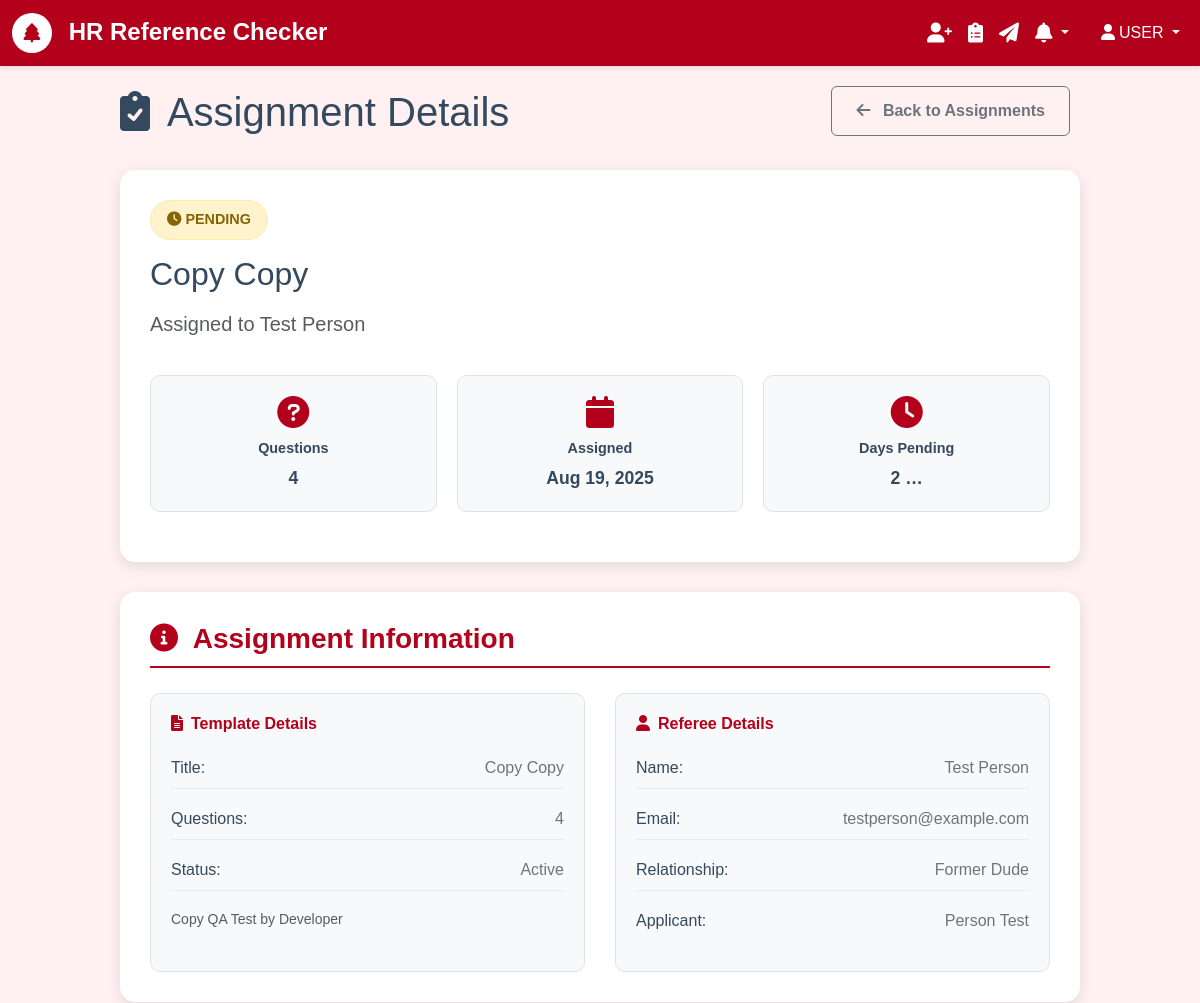
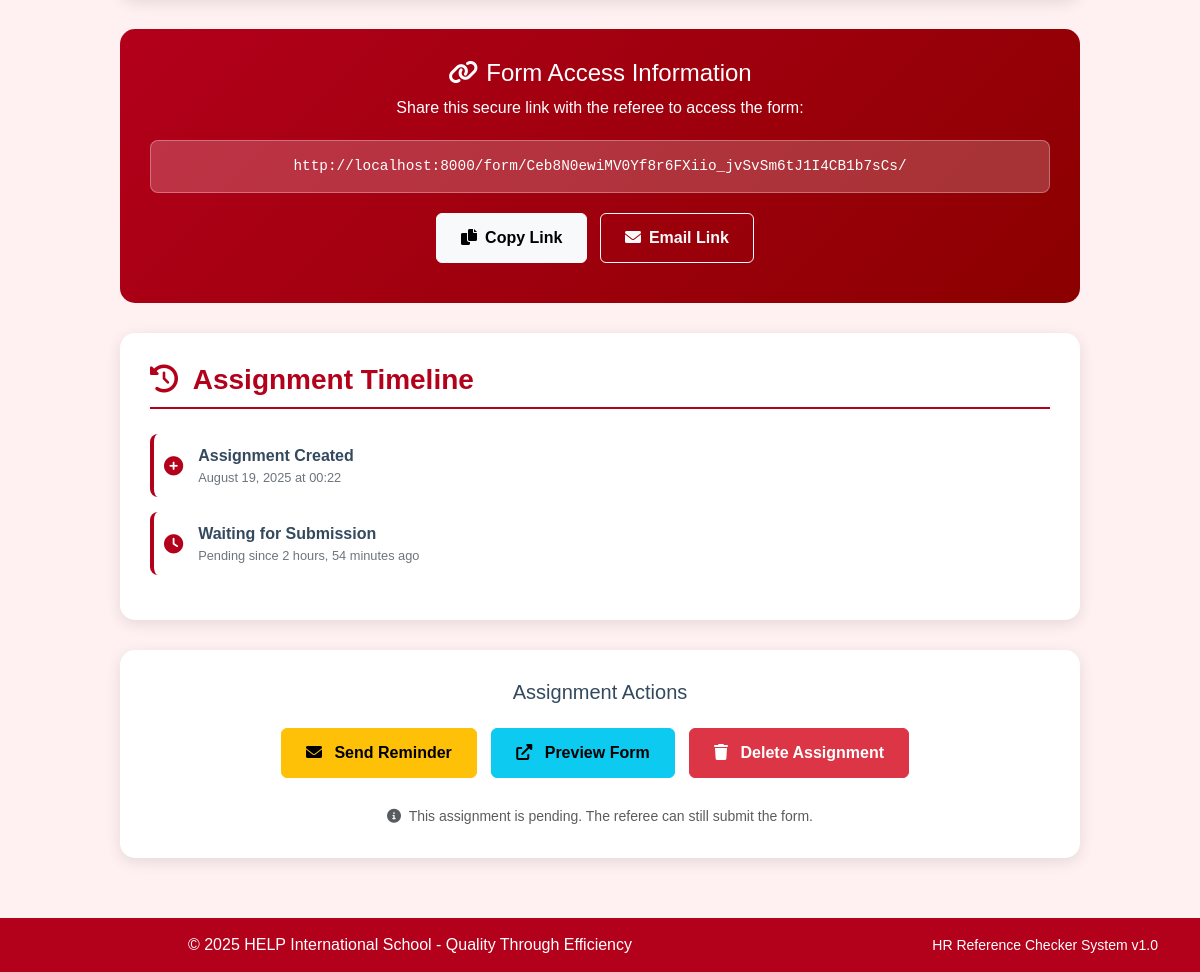
The page /forms/14/ (signed in) on the database as committed earlier (2 pictures, top to bottom).
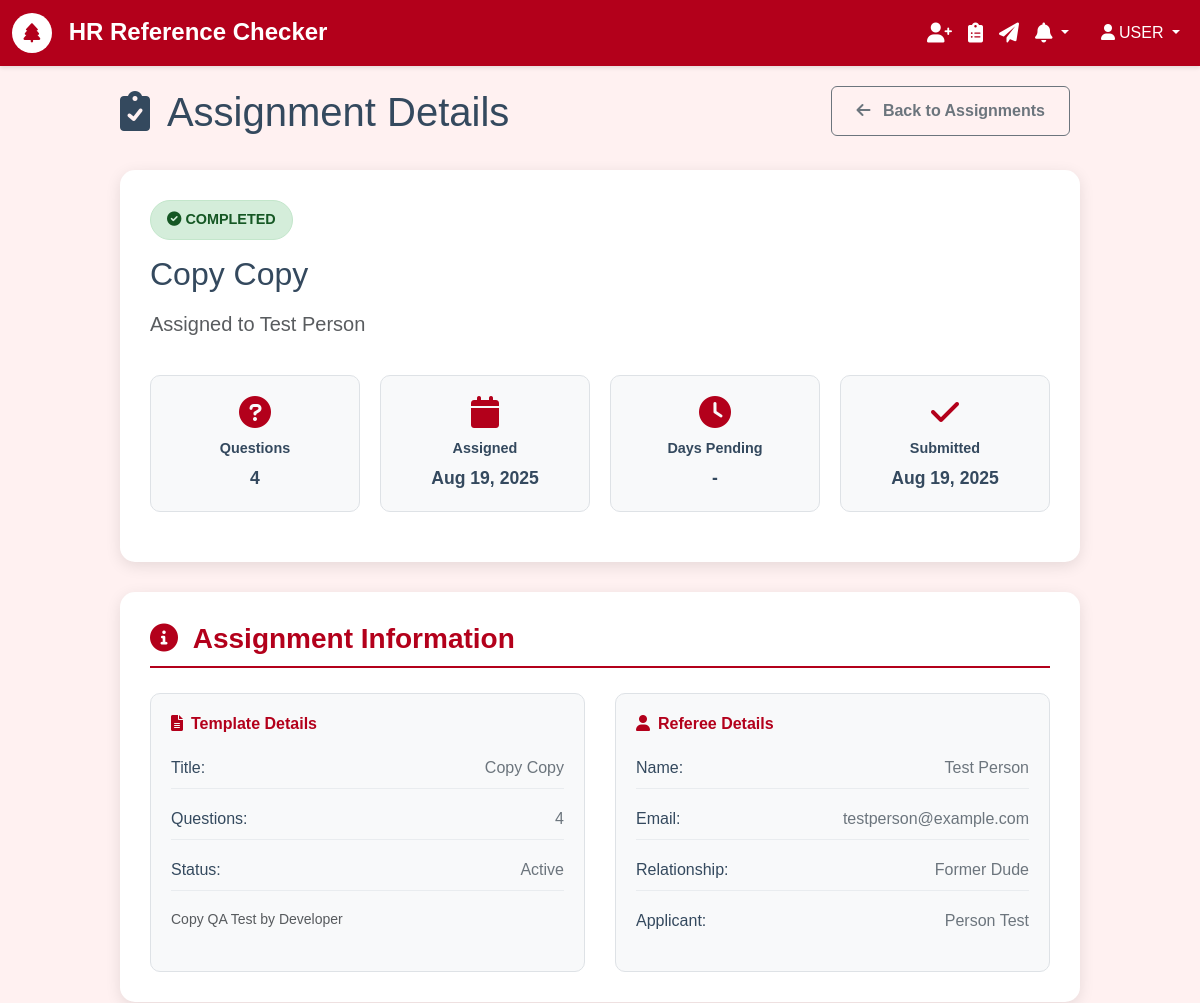
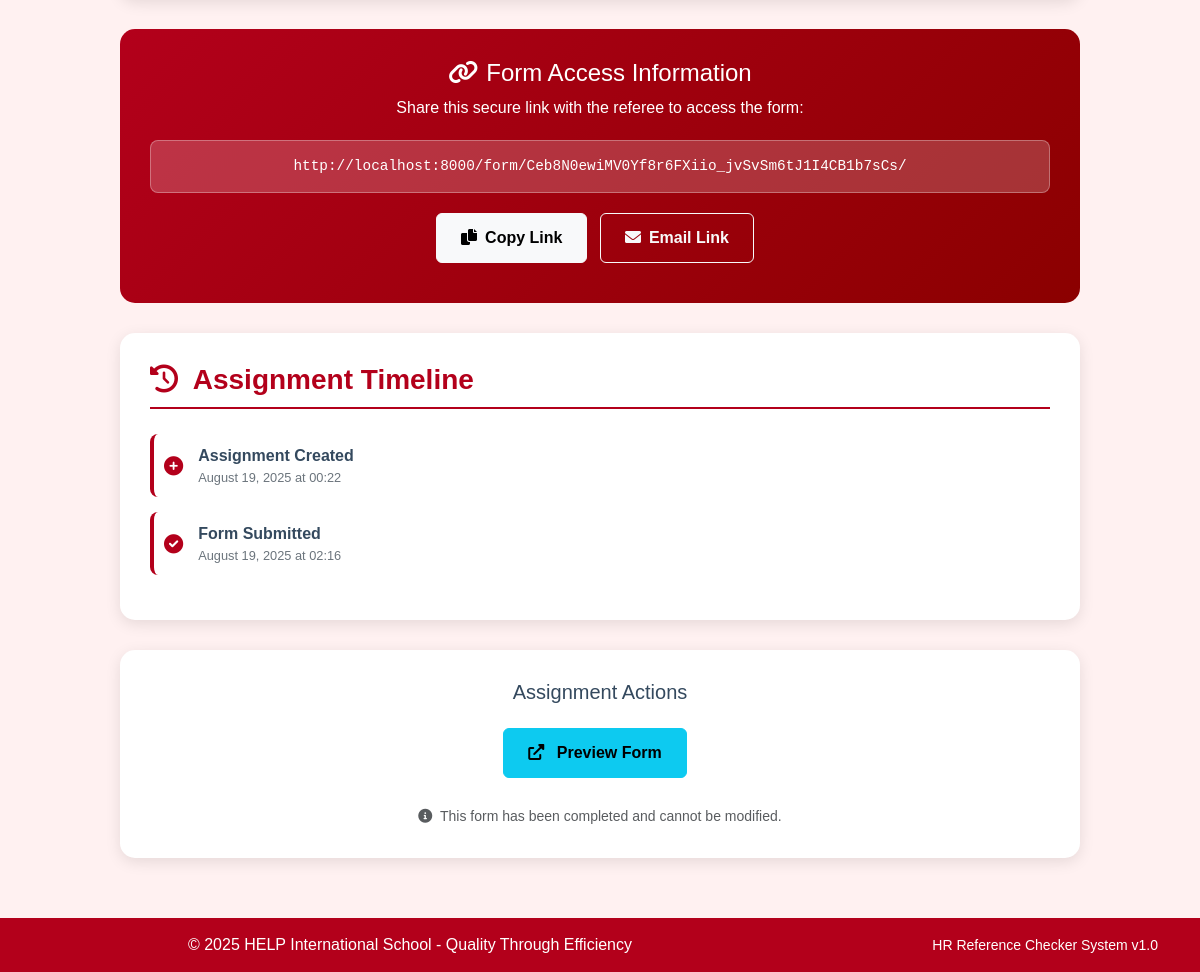
The same page on the database as committed later (2 pictures, top to bottom).
### forms/models.py (models this page shows, shortened)
class Form(models.Model):
    template = models.ForeignKey('form_templates.Template', on_delete=models.CASCADE)
    referee = models.ForeignKey('referees.Referee', on_delete=models.CASCADE)
    unique_token = models.CharField(max_length=255, unique=True, blank=True)
    status = models.CharField(
        max_length=20,
        choices=FormStatus.choices,
        default=FormStatus.PENDING
    )
    created_at = models.DateTimeField(auto_now_add=True)
    submitted_at = models.DateTimeField(null=True, blank=True)
    class Meta:
        ordering = ['-created_at']
        verbose_name = 'Form Assignment'
        verbose_name_plural = 'Form Assignments'
    def generate_access_url(self, base_url="http://localhost:8000"):
        return f"{base_url}/form/{self.unique_token}/"
    def is_expired(self, expiry_days=30):
        expiry_date = self.created_at + timedelta(days=expiry_days)
        return timezone.now() > expiry_date

### form_templates/models.py (models this page shows, shortened)
class Template(models.Model):
    title = models.CharField(max_length=255, validators=[MinLengthValidator(3)])
    description = models.TextField(blank=True, help_text="Brief description of this template")
    instructions = models.TextField(
        blank=True,
        help_text="Instructions shown to referees before filling the form"
    )
    created_by = models.ForeignKey(settings.AUTH_USER_MODEL, on_delete=models.CASCADE)
    is_active = models.BooleanField(default=True)
    created_at = models.DateTimeField(auto_now_add=True)
    updated_at = models.DateTimeField(auto_now=True)
    class Meta:
        ordering = ['-created_at']
        verbose_name = 'Form Template'
        verbose_name_plural = 'Form Templates'
    def get_questions_count(self):
        return self.questions.count()

### referees/models.py (models this page shows, shortened)
class Referee(models.Model):
    name = models.CharField(max_length=255)
    email = models.EmailField()
    phone_regex = RegexValidator(
        regex=r'^\+?1?\d{9,15}$',
        message="Phone number must be entered in the format: '+999999999'. Up to 15 digits allowed."
    )
    phone = models.CharField(validators=[phone_regex], max_length=17, blank=True)
    relationship = models.CharField(max_length=100, help_text="e.g., Former Manager, Colleague, etc.")
    applicant_name = models.CharField(max_length=255, help_text="Name of the person being referenced")
    created_at = models.DateTimeField(auto_now_add=True)
    is_active = models.BooleanField(default=True)
    class Meta:
        ordering = ['-created_at']
        verbose_name = 'Referee'
        verbose_name_plural = 'Referees'

### forms/views.py (the view)
# urls.py: path('<int:pk>/', views.FormAssignmentDetailView.as_view(), name='detail'),
class FormAssignmentDetailView(LoginRequiredMixin, DetailView):
    model = Form
    template_name = 'forms/detail.html'
    context_object_name = 'assignment'
    def get_context_data(self, **kwargs):
        context = super().get_context_data(**kwargs)
        context['access_url'] = self.object.generate_access_url()
        context['is_expired'] = self.object.is_expired()
        return context

### core/models.py (called while the page is built)
    @classmethod
    def get_unread_count(cls, user):
        return cls.objects.filter(user=user, is_read=False, is_dismissed=False).count()

    @classmethod
    def get_recent_notifications(cls, user, limit=10):
        return cls.objects.filter(user=user, is_dismissed=False).order_by('-created_at')[:limit]

### templates/forms/detail.html (shortened to what the changed rows need)
{% extends 'base.html' %}
{% block content %}
<div class="assignment-detail-container">
    <div class="d-flex justify-content-between align-items-center mb-4">
        <h1>
            <i class="fas fa-clipboard-check me-2"></i>
            Assignment Details
        </h1>
    </div>
    <div class="assignment-header">
        <div class="d-flex justify-content-between align-items-start">
            <div class="flex-grow-1">
                {% if assignment.status == 'PENDING' %}
                    <div class="status-badge status-pending">
                        <i class="fas fa-clock me-1"></i>Pending
                    </div>
                {% else %}
                    <div class="status-badge status-completed">
                        <i class="fas fa-check-circle me-1"></i>Completed
                    </div>
                {% endif %}
                <h2 class="mb-3">{{ assignment.template.title }}</h2>
                <p class="lead text-muted">Assigned to {{ assignment.referee.name }}</p>
            </div>
        </div>
        <div class="assignment-stats">
            <div class="stat-item">
                <i class="fas fa-question-circle stat-icon"></i>
                <div class="stat-label">Questions</div>
                <div class="stat-value">{{ assignment.template.get_questions_count }}</div>
            </div>
            <div class="stat-item">
                <i class="fas fa-calendar stat-icon"></i>
                <div class="stat-label">Assigned</div>
                <div class="stat-value">{{ assignment.created_at|date:"M d, Y" }}</div>
            </div>
            <div class="stat-item">
                <i class="fas fa-clock stat-icon"></i>
                <div class="stat-label">Days Pending</div>
                <div class="stat-value">
                    {% if assignment.status == 'PENDING' %}
                        {{ assignment.created_at|timesince|truncatewords:1 }}
                    {% else %}
                        -
                    {% endif %}
                </div>
            </div>
            {% if assignment.submitted_at %}
            <div class="stat-item">
                <i class="fas fa-check stat-icon"></i>
                <div class="stat-label">Submitted</div>
                <div class="stat-value">{{ assignment.submitted_at|date:"M d, Y" }}</div>
            </div>
            {% endif %}
        </div>
    </div>
    <div class="info-section">
        <div class="info-grid">
            <div class="info-card">
                <div class="info-item">
                    <span class="info-label">Title:</span>
                    <span class="info-value">{{ assignment.template.title }}</span>
                </div>
                <div class="info-item">
                    <span class="info-label">Questions:</span>
                    <span class="info-value">{{ assignment.template.get_questions_count }}</span>
                </div>
                {% if assignment.template.description %}
                <div class="mt-3">
                    <small class="text-muted">{{ assignment.template.description }}</small>
                </div>
                {% endif %}
            </div>
            <div class="info-card">
                <div class="info-item">
                    <span class="info-label">Name:</span>
                    <span class="info-value">{{ assignment.referee.name }}</span>
                </div>
                <div class="info-item">
                    <span class="info-label">Email:</span>
                    <span class="info-value">{{ assignment.referee.email }}</span>
                </div>
                <div class="info-item">
                    <span class="info-label">Relationship:</span>
                    <span class="info-value">{{ assignment.referee.relationship }}</span>
                </div>
                <div class="info-item">
                    <span class="info-label">Applicant:</span>
                    <span class="info-value">{{ assignment.referee.applicant_name }}</span>
                </div>
            </div>
        </div>
    </div>
    <div class="info-section">
        <div class="timeline-item">
            <div class="timeline-content">
                <strong>Assignment Created</strong>
                <div class="timeline-date">{{ assignment.created_at|date:"F d, Y \a\\t H:i" }}</div>
            </div>
        </div>
        {% if assignment.submitted_at %}
        <div class="timeline-item">
            <i class="fas fa-check-circle timeline-icon"></i>
            <div class="timeline-content">
                <strong>Form Submitted</strong>
                <div class="timeline-date">{{ assignment.submitted_at|date:"F d, Y \a\\t H:i" }}</div>
            </div>
        </div>
        {% else %}
        <div class="timeline-item">
            <i class="fas fa-clock timeline-icon"></i>
            <div class="timeline-content">
                <strong>Waiting for Submission</strong>
                <div class="timeline-date">Pending since {{ assignment.created_at|timesince }} ago</div>
            </div>
        </div>
        {% endif %}
    </div>
    <div class="action-buttons">
        <h5 class="mb-4">Assignment Actions</h5>
        {% if assignment.status == 'PENDING' %}
            <form method="post" action="{% url 'forms:resend' assignment.pk %}" style="display: inline;">
                <button type="submit" class="btn btn-warning"
                        onclick="return confirm('Send reminder email to {{ assignment.referee.name }}?')">
                    <i class="fas fa-envelope me-2"></i>
                    Send Reminder
                </button>
            </form>
        {% endif %}
        <a href="{{ access_url }}" target="_blank" class="btn btn-info">
            <i class="fas fa-external-link-alt me-2"></i>
            Preview Form
        </a>
        {% if assignment.status == 'PENDING' %}
            <a href="{% url 'forms:delete' assignment.pk %}" class="btn btn-danger"
               onclick="return confirm('Are you sure you want to delete this assignment?')">
                <i class="fas fa-trash me-2"></i>
                Delete Assignment
            </a>
        {% endif %}
        <div class="mt-3">
            <small class="text-muted">
                <i class="fas fa-info-circle me-1"></i>
                {% if assignment.status == 'COMPLETED' %}
                    This form has been completed and cannot be modified.
                {% else %}
                    This assignment is pending. The referee can still submit the form.
                {% endif %}
            </small>
        </div>
    </div>
</div>
{% endblock %}

Rows that differ between the two databases and show on the page:
changed Form "Copy Copy": status "PENDING" → "COMPLETED" (drawn); submitted_at (not shown) → "Aug 19, 2025"; submitted_at (not shown) → "August 19, 2025 at 02:16"; created_at "2 …" → (not shown); created_at "2 hours, 54 minutes" → (not shown)
Other text that changed with them:
text no longer shown: "PENDING Waiting for Submission Pending since ago Send Reminder Delete Assignment This assignment is pending. The referee can still submit the form."
text now shown: "COMPLETED - Submitted Form Submitted This form has been completed and cannot be modified."
